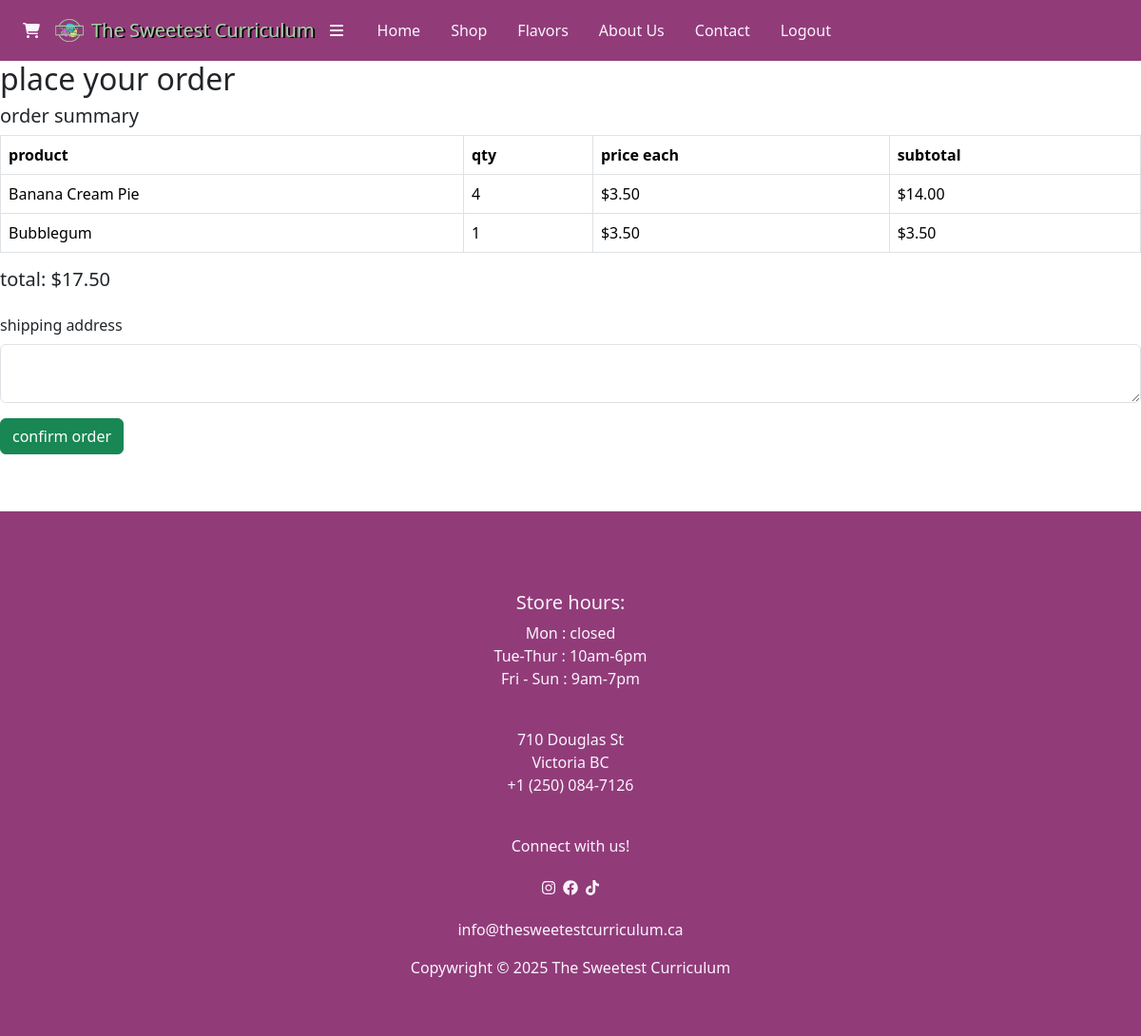
/order.php (signed in), run on an earlier commit of the app's database.
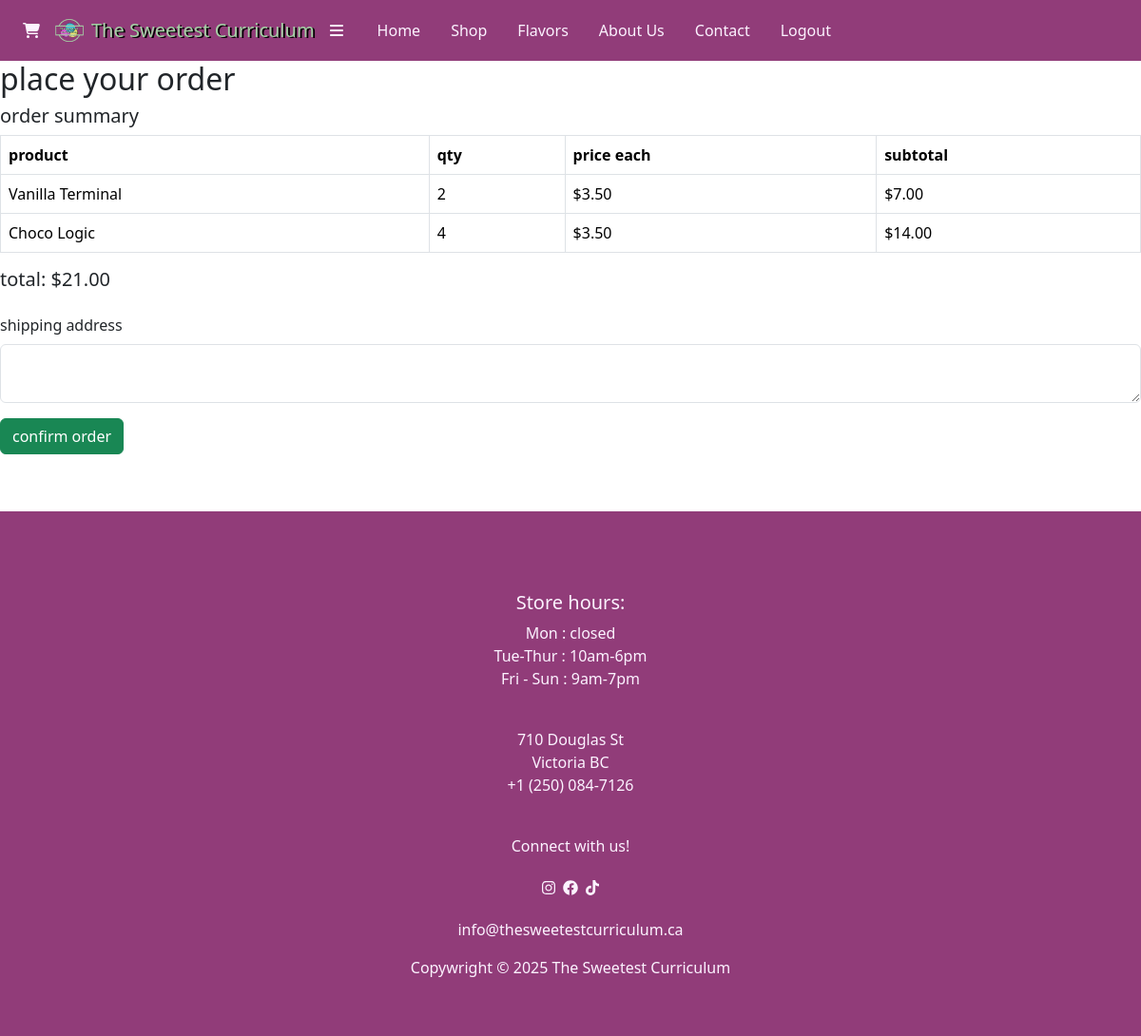
And on a later commit of the database.
### tables this page shows
CREATE TABLE cart (
    user_id INT NOT NULL,
    product_id INT NOT NULL,
    quantity INT NOT NULL,
    PRIMARY KEY (user_id, product_id),
    FOREIGN KEY (user_id) REFERENCES users(user_id),
    FOREIGN KEY (product_id) REFERENCES products(product_id)
);

CREATE TABLE products (
    product_id INT PRIMARY KEY AUTO_INCREMENT,
    productName VARCHAR(100) NOT NULL,
    price DECIMAL(10,2) NOT NULL,
    imageURL TEXT,
    description TEXT NOT NULL
);

### order.php (the view, shortened to what this page needs)
<?php
include 'includes/header.php';
include 'database/db.php';
$user_id = $_SESSION['user_id'];
$errors = [];
$cart_items = [];
$total = 0;
$sql = "SELECT cart.product_id, cart.quantity, products.productName, products.price
        FROM cart
        JOIN products ON cart.product_id = products.product_id
        WHERE cart.user_id = $user_id";
$result = mysqli_query($dbc, $sql);
if ($result) {
    while ($row = mysqli_fetch_assoc($result)) {
        $cart_items[] = $row;
        $total += $row['price'] * $row['quantity'];
    }
} else {
    $errors[] = "could not load your cart.";
}
?>
<h2>place your order</h2>
<h5>order summary</h5>
<table class="table table-bordered">
  <thead>
    <tr>
      <th>product</th>
      <th>qty</th>
      <th>price each</th>
      <th>subtotal</th>
    </tr>
  </thead>
  <tbody>
    <?php foreach ($cart_items as $item): ?>
      <tr>
        <td><?= htmlspecialchars($item['productName']) ?></td>
        <td><?= $item['quantity'] ?></td>
        <td>$<?= number_format($item['price'], 2) ?></td>
        <td>$<?= number_format($item['price'] * $item['quantity'], 2) ?></td>
      </tr>
    <?php endforeach; ?>
  </tbody>
</table>
<h5>total: $<?= number_format($total, 2) ?></h5>
<form method="POST" class="mt-4">
  <div class="mb-3">
    <label class="form-label">shipping address</label>
    <textarea name="shipping_address" class="form-control" required><?= isset($_POST['shipping_address']) ? htmlspecialchars($_POST['shipping_address']) : '' ?></textarea>
  </div>
  <button type="submit" class="btn btn-success">confirm order</button>
</form>
<?php include 'includes/footer.php'; ?>

What changed in the data, as far as the page shows it:
changed cart: product.productName "Banana Cream Pie" → "Vanilla Terminal"; quantity "4" → "2"; $item['price'] * $item['quantity'] "14.00" → "7.00"
changed cart: product.productName "Bubblegum" → "Choco Logic"; quantity "1" → "4"; $item['price'] * $item['quantity'] "3.50" → "14.00"
Also different on the page:
$total: "17.50" → "21.00"
